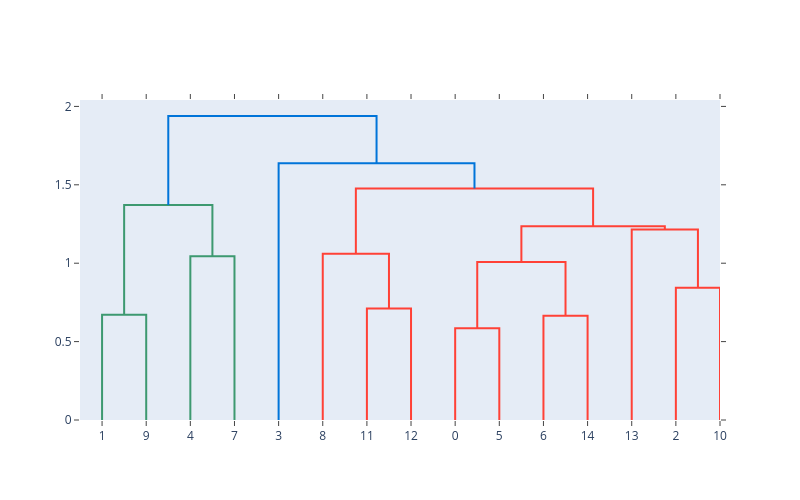

The notebook cell saved with this chart:
### Markdown cell above
We can also set up a height or threshold manually.

### Code cell
dendrogram_data = np.random.rand(15, 10)  # 15 samples, with 10 dimensions each
fig = ff.create_dendrogram(dendrogram_data, color_threshold=1.5)
fig.update_layout(width=800, height=500)
fig.show()

### Figure 1 — Plotly figure (JSON) as saved in the notebook; plotly's stock layout.template omitted (floating-point values rounded to 4 significant figures)
{"data": [{"hoverinfo": "text", "marker": {"color": "rgb(61,153,112)"}, "mode": "lines", "type": "scatter", "x": [5.0, 5.0, 15.0, 15.0], "xaxis": "x", "y": [0.0, 0.6706, 0.6706, 0.0], "yaxis": "y"}, {"hoverinfo": "text", "marker": {"color": "rgb(61,153,112)"}, "mode": "lines", "type": "scatter", "x": [25.0, 25.0, 35.0, 35.0], "xaxis": "x", "y": [0.0, 1.044, 1.044, 0.0], "yaxis": "y"}, {"hoverinfo": "text", "marker": {"color": "rgb(61,153,112)"}, "mode": "lines", "type": "scatter", "x": [10.0, 10.0, 30.0, 30.0], "xaxis": "x", "y": [0.6706, 1.371, 1.371, 1.044], "yaxis": "y"}, {"hoverinfo": "text", "marker": {"color": "rgb(255,65,54)"}, "mode": "lines", "type": "scatter", "x": [65.0, 65.0, 75.0, 75.0], "xaxis": "x", "y": [0.0, 0.7108, 0.7108, 0.0], "yaxis": "y"}, {"hoverinfo": "text", "marker": {"color": "rgb(255,65,54)"}, "mode": "lines", "type": "scatter", "x": [55.0, 55.0, 70.0, 70.0], "xaxis": "x", "y": [0.0, 1.06, 1.06, 0.7108], "yaxis": "y"}, {"hoverinfo": "text", "marker": {"color": "rgb(255,65,54)"}, "mode": "lines", "type": "scatter", "x": [85.0, 85.0, 95.0, 95.0], "xaxis": "x", "y": [0.0, 0.5857, 0.5857, 0.0], "yaxis": "y"}, {"hoverinfo": "text", "marker": {"color": "rgb(255,65,54)"}, "mode": "lines", "type": "scatter", "x": [105.0, 105.0, 115.0, 115.0], "xaxis": "x", "y": [0.0, 0.6651, 0.6651, 0.0], "yaxis": "y"}, {"hoverinfo": "text", "marker": {"color": "rgb(255,65,54)"}, "mode": "lines", "type": "scatter", "x": [90.0, 90.0, 110.0, 110.0], "xaxis": "x", "y": [0.5857, 1.008, 1.008, 0.6651], "yaxis": "y"}, {"hoverinfo": "text", "marker": {"color": "rgb(255,65,54)"}, "mode": "lines", "type": "scatter", "x": [135.0, 135.0, 145.0, 145.0], "xaxis": "x", "y": [0.0, 0.8436, 0.8436, 0.0], "yaxis": "y"}, {"hoverinfo": "text", "marker": {"color": "rgb(255,65,54)"}, "mode": "lines", "type": "scatter", "x": [125.0, 125.0, 140.0, 140.0], "xaxis": "x", "y": [0.0, 1.215, 1.215, 0.8436], "yaxis": "y"}, {"hoverinfo": "text", "marker": {"color": "rgb(255,65,54)"}, "mode": "lines", "type": "scatter", "x": [100.0, 100.0, 132.5, 132.5], "xaxis": "x", "y": [1.008, 1.236, 1.236, 1.215], "yaxis": "y"}, {"hoverinfo": "text", "marker": {"color": "rgb(255,65,54)"}, "mode": "lines", "type": "scatter", "x": [62.5, 62.5, 116.2, 116.2], "xaxis": "x", "y": [1.06, 1.476, 1.476, 1.236], "yaxis": "y"}, {"hoverinfo": "text", "marker": {"color": "rgb(0,116,217)"}, "mode": "lines", "type": "scatter", "x": [45.0, 45.0, 89.38, 89.38], "xaxis": "x", "y": [0.0, 1.637, 1.637, 1.476], "yaxis": "y"}, {"hoverinfo": "text", "marker": {"color": "rgb(0,116,217)"}, "mode": "lines", "type": "scatter", "x": [20.0, 20.0, 67.19, 67.19], "xaxis": "x", "y": [1.371, 1.939, 1.939, 1.637], "yaxis": "y"}], "layout": {"autosize": false, "height": 500, "hovermode": "closest", "showlegend": false, "width": 800, "xaxis": {"mirror": "allticks", "rangemode": "tozero", "showgrid": false, "showline": true, "showticklabels": true, "tickmode": "array", "ticks": "outside", "ticktext": ["1", "9", "4", "7", "3", "8", "11", "12", "0", "5", "6", "14", "13", "2", "10"], "tickvals": [5, 15, 25, 35, 45, 55, 65, 75, 85, 95, 105, 115, 125, 135, 145], "type": "linear", "zeroline": false}, "yaxis": {"mirror": "allticks", "rangemode": "tozero", "showgrid": false, "showline": true, "showticklabels": true, "ticks": "outside", "type": "linear", "zeroline": false}}}
